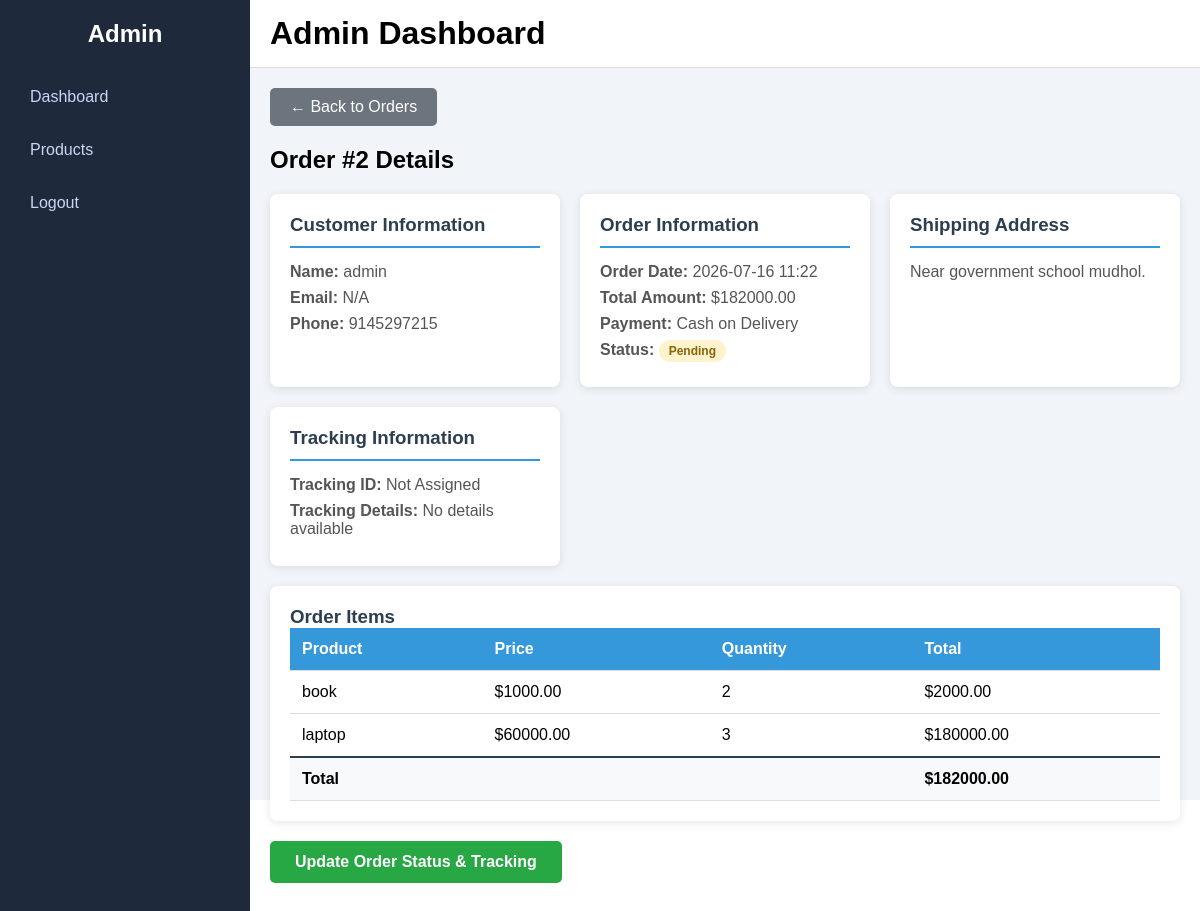
/admin-order-detail/2/ (signed in), run on the app's committed database.
### new_app/models.py (models this page shows, shortened)
class Order(models.Model):
    STATUS_CHOICES = [
        ('Pending', 'Pending'),
        ('Processing', 'Processing'),
        ('Shipped', 'Shipped'),
        ('Out for Delivery', 'Out for Delivery'),
        ('Delivered', 'Delivered'),
        ('Cancelled', 'Cancelled'),
    ]
    user = models.ForeignKey(CustomUser, on_delete=models.CASCADE)
    order_date = models.DateTimeField(auto_now_add=True)
    total_amount = models.DecimalField(max_digits=10, decimal_places=2)
    payment_method = models.CharField(max_length=50, default='Cash on Delivery')
    status = models.CharField(max_length=50, choices=STATUS_CHOICES, default='Pending')
    tracking_id = models.CharField(max_length=100, blank=True, null=True)
    tracking_details = models.TextField(blank=True, null=True)
    shipping_address = models.TextField()
    phone_number = models.CharField(max_length=15)

class CustomUser(AbstractUser):
    name = models.CharField(max_length=100, blank=True)
    gmail = models.EmailField(blank=True)
    phonenumber = models.CharField(max_length=15, blank=True)

class OrderItem(models.Model):
    order = models.ForeignKey(Order, on_delete=models.CASCADE, related_name='order_items')
    product = models.ForeignKey('Product', on_delete=models.CASCADE)
    quantity = models.PositiveIntegerField(default=1)
    price = models.DecimalField(max_digits=10, decimal_places=2)  # Price at time of order
    @property
    def total_price(self):
        return self.quantity * self.price

class Product(models.Model):
    name = models.CharField(max_length=100)
    price = models.IntegerField()
    description = models.TextField()

### new_app/views.py (the view)
# urls.py: path('admin-order-detail/<int:order_id>/', views.admin_order_detail, name='admin_order_detail'),
@login_required
def admin_order_detail(request, order_id):
    if not request.user.is_superuser:
        return redirect('home')
    order = Order.objects.get(id=order_id)
    order_items = order.order_items.all()
    return render(request, 'admin_order_detail.html', {
        'order': order,
        'order_items': order_items
    })

### new_app/templates/admin_order_detail.html (shortened to what this page needs)
{% extends 'admin_base.html' %}
{% block content %}
<div class="container">
  <a href="{% url 'admin_orders' %}" class="btn-back">← Back to Orders</a>
  <div class="admin-header">
    <h2>Order #{{ order.id }} Details</h2>
  </div>
  <div class="order-info-section">
    <div class="info-card">
      <h3>Customer Information</h3>
      <p><strong>Name:</strong> {{ order.user.username }}</p>
      <p><strong>Email:</strong> {{ order.user.gmail|default:"N/A" }}</p>
      <p><strong>Phone:</strong> {{ order.phone_number }}</p>
    </div>
    <div class="info-card">
      <h3>Order Information</h3>
      <p><strong>Order Date:</strong> {{ order.order_date|date:"Y-m-d H:i" }}</p>
      <p><strong>Total Amount:</strong> ${{ order.total_amount }}</p>
      <p><strong>Payment:</strong> {{ order.payment_method }}</p>
      <p><strong>Status:</strong> <span class="status status-{{ order.status|lower }}">{{ order.status }}</span></p>
    </div>
    <div class="info-card">
      <h3>Shipping Address</h3>
      <p>{{ order.shipping_address }}</p>
    </div>
    <div class="info-card">
      <h3>Tracking Information</h3>
      <p><strong>Tracking ID:</strong> {{ order.tracking_id|default:"Not Assigned" }}</p>
      <p><strong>Tracking Details:</strong> {{ order.tracking_details|default:"No details available" }}</p>
    </div>
  </div>
  <div class="order-items-section">
    <h3>Order Items</h3>
    <table class="items-table">
      <thead>
        <tr>
          <th>Product</th>
          <th>Price</th>
          <th>Quantity</th>
          <th>Total</th>
        </tr>
      </thead>
      <tbody>
        {% for item in order_items %}
        <tr>
          <td>{{ item.product.name }}</td>
          <td>${{ item.price }}</td>
          <td>{{ item.quantity }}</td>
          <td>${{ item.total_price }}</td>
        </tr>
        {% endfor %}
        <tr class="total-row">
          <td colspan="3"><strong>Total</strong></td>
          <td><strong>${{ order.total_amount }}</strong></td>
        </tr>
      </tbody>
    </table>
  </div>
  <div class="action-section">
    <a href="{% url 'admin_update_order' order.id %}" class="btn-update">Update Order Status & Tracking</a>
  </div>
</div>
{% endblock %}

### static/css/admin.css (style rules this page uses)
* { margin: 0; padding: 0; box-sizing: border-box; font-family: Arial, sans-serif; }

### new_app/templates/admin_order_detail.html (style rules this page uses)
.btn-back { display: inline-block; padding: 10px 20px; background: #6c757d; color: white; text-decoration: none; border-radius: 5px; margin-bottom: 20px; }
.order-info-section { display: grid; grid-template-columns: repeat(auto-fit, minmax(250px, 1fr)); gap: 20px; margin: 20px 0; }
.info-card { background: white; padding: 20px; border-radius: 8px; box-shadow: 0 2px 10px rgba(0, 0, 0, 0.1); }
.info-card h3 { margin-top: 0; color: #2c3e50; border-bottom: 2px solid #3498db; padding-bottom: 10px; margin-bottom: 15px; }
.info-card p { margin: 8px 0; color: #555; }
.status { padding: 4px 10px; border-radius: 20px; font-size: 12px; font-weight: bold; }
.status-pending { background: #fff3cd; color: #856404; }
.order-items-section { background: white; padding: 20px; border-radius: 8px; box-shadow: 0 2px 10px rgba(0, 0, 0, 0.1); margin: 20px 0; }
.order-items-section h3 { margin-top: 0; color: #2c3e50; }
.items-table { width: 100%; border-collapse: collapse; }
.items-table thead { background: #3498db; color: white; }
.items-table th, .items-table td { padding: 12px; text-align: left; border-bottom: 1px solid #ddd; }
.items-table .total-row { background: #f8f9fa; }
.items-table .total-row td { border-top: 2px solid #2c3e50; font-size: 16px; }
.action-section { margin: 20px 0; }
.btn-update { display: inline-block; padding: 12px 25px; background: #28a745; color: white; text-decoration: none; border-radius: 5px; font-weight: bold; }

### data on the page
Order: id "2", user.username "admin", user.gmail "N/A", phone_number "9145297215", order_date "2026-07-16 11:22", total_amount "182000.00", payment_method "Cash on Delivery", status "Pending", shipping_address "Near government school mudhol.", tracking_id "Not Assigned", tracking_details "No details available"
OrderItem: product.name "book", price "1000.00", quantity "2", total_price "2000.00"
OrderItem: product.name "laptop", price "60000.00", quantity "3", total_price "180000.00"
